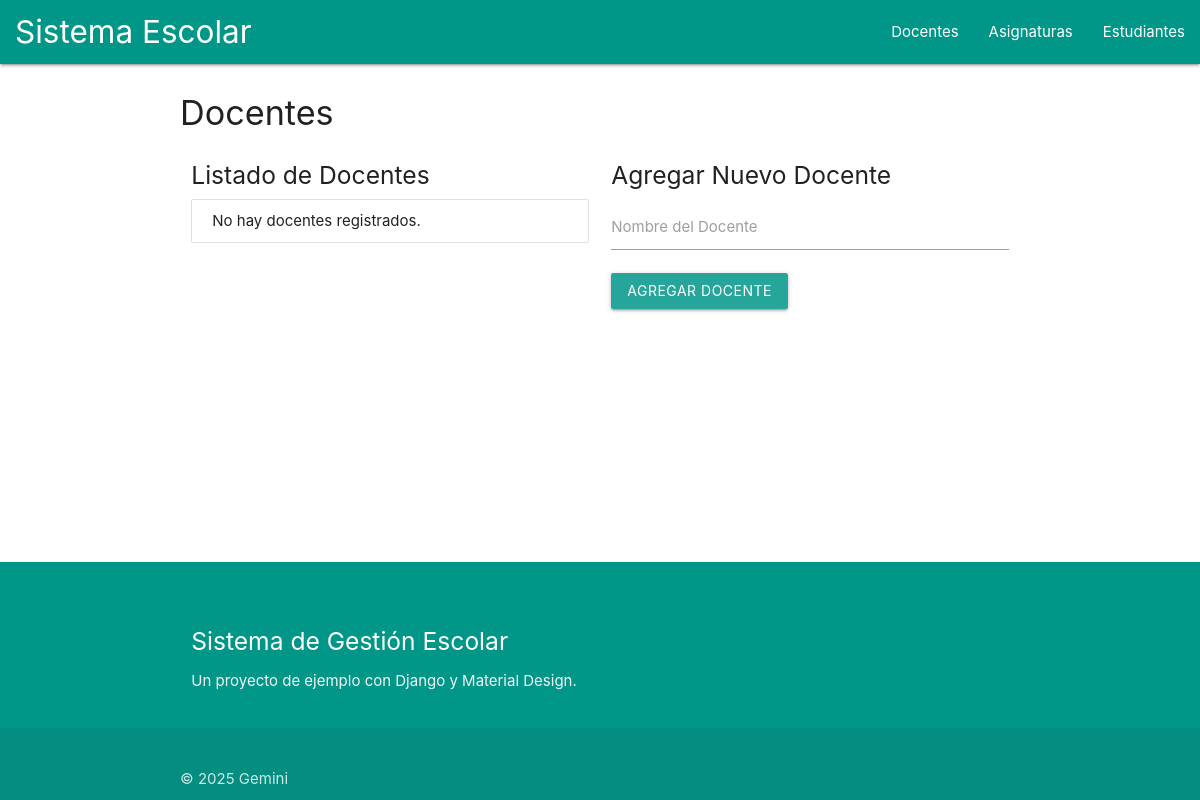
The page /docentes/ on the database as committed earlier.
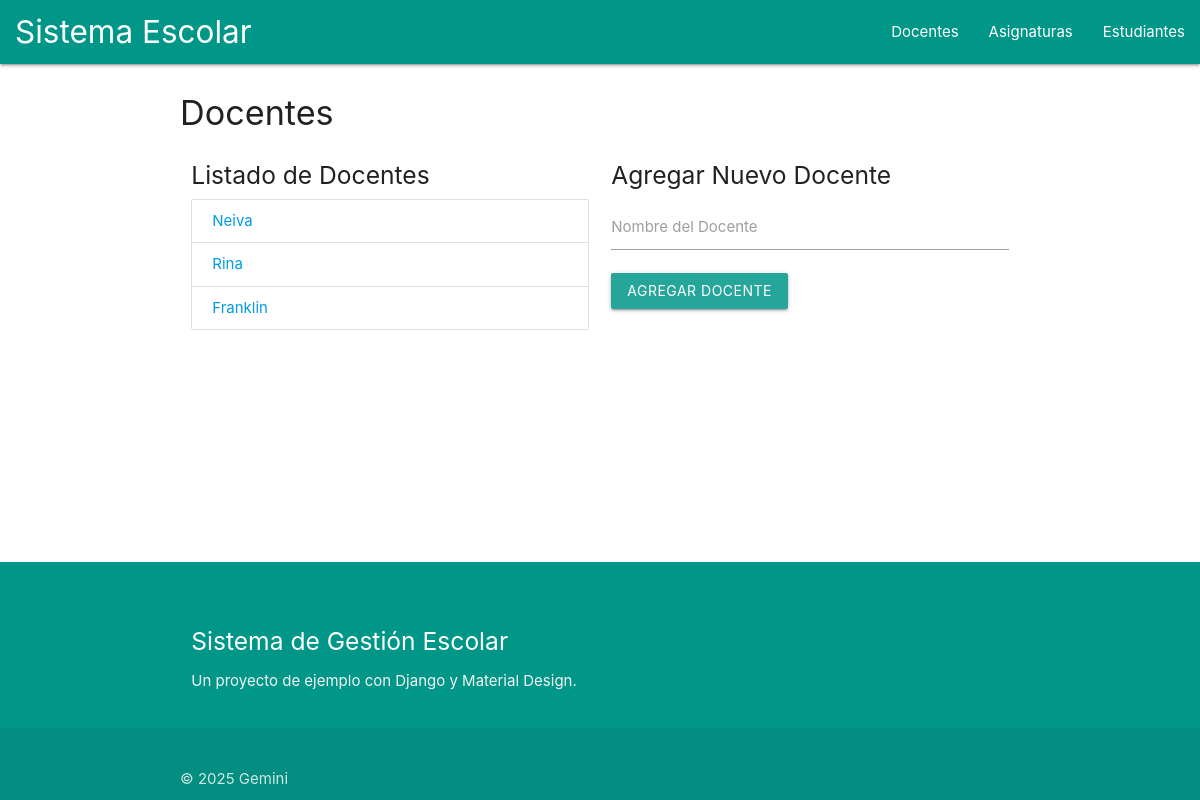
The same page on the database as committed later.
### escuela/models.py (models this page shows, shortened)
class Docente(models.Model):
    nombre = models.CharField(max_length=100)

### escuela/views.py (the view)
# urls.py: path('docentes/', docente_list, name='docente_list'),
def docente_list(request):
    if request.method == 'POST':
        nombre = request.POST.get('nombre')
        if nombre:
            Docente.objects.create(nombre=nombre)
        return redirect('docente_list')
    docentes = Docente.objects.all()
    return render(request, 'escuela/docente_list.html', {'docentes': docentes})

### escuela/templates/escuela/docente_list.html (shortened to what this page needs)
{% extends 'escuela/base.html' %}
{% block content %}
<h4>Docentes</h4>
<div class="row">
    <div class="col s12 m6">
        <h5>Listado de Docentes</h5>
        <ul class="collection">
            {% for docente in docentes %}
                <li class="collection-item">
                    <a href="{% url 'docente_detail' docente.pk %}">{{ docente.nombre }}</a>
                </li>
            {% empty %}
                <li class="collection-item">No hay docentes registrados.</li>
            {% endfor %}
        </ul>
    </div>
    <div class="col s12 m6">
        <h5>Agregar Nuevo Docente</h5>
        <form method="post">
            <div class="input-field">
                <input type="text" name="nombre" id="nombre" required>
                <label for="nombre">Nombre del Docente</label>
            </div>
            <button type="submit" class="btn waves-effect waves-light">Agregar Docente</button>
        </form>
    </div>
</div>
{% endblock %}

Rows that differ between the two databases and show on the page:
added Docente: nombre "Neiva"
added Docente: nombre "Rina"
added Docente: nombre "Franklin"
Other text that changed with them:
text no longer shown: "No hay docentes registrados."
